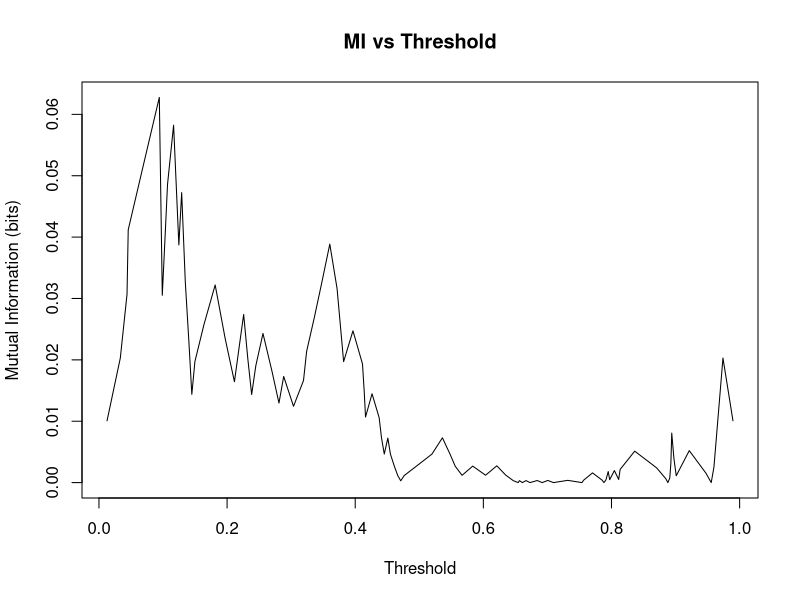

Reproduce this figure in R.
# ---- 1. Mutual Information for 2x2 table ----
table <- matrix(c(30, 10,
                  20, 40), nrow = 2, byrow = TRUE)

joint_prob <- table / sum(table)
px <- rowSums(joint_prob)
py <- colSums(joint_prob)

MI_2x2 <- 0
for (i in 1:2) {
  for (j in 1:2) {
    if (joint_prob[i, j] > 0) {
      MI_2x2 <- MI_2x2 + joint_prob[i, j] * log2(joint_prob[i, j] / (px[i] * py[j]))
    }
  }
}
cat("MI for 2x2 table (bits):", MI_2x2, "\n")

# ---- 2. MI across ROC thresholds ----
library(pROC)

set.seed(123)
score <- runif(100)
label <- rbinom(100, 1, 0.5)

roc_obj <- roc(label, score)

compute_MI <- function(threshold, score, label) {
  pred <- ifelse(score >= threshold, 1, 0)
  table <- table(pred, label)
  if (nrow(table) < 2 || ncol(table) < 2) return(NA)
  
  joint_prob <- table / sum(table)
  px <- rowSums(joint_prob)
  py <- colSums(joint_prob)
  
  MI <- 0
  for (i in 1:2) {
    for (j in 1:2) {
      if (joint_prob[i, j] > 0) {
        MI <- MI + joint_prob[i, j] * log2(joint_prob[i, j] / (px[i] * py[j]))
      }
    }
  }
  return(MI)
}

thresholds <- roc_obj$thresholds
MI_values <- sapply(thresholds, compute_MI, score = score, label = label)

plot(thresholds, MI_values, type = "l", xlab = "Threshold", ylab = "Mutual Information (bits)", main = "MI vs Threshold")

# ---- 3. Logistic regression MI ----
df <- data.frame(
  X = rnorm(100),
  Y = rbinom(100, 1, 0.5)
)

logit_model <- glm(Y ~ X, family = binomial, data = df)

LL_null <- logLik(glm(Y ~ 1, family = binomial, data = df))
LL_model <- logLik(logit_model)

MI_logit <- as.numeric(LL_model - LL_null) / log(2)
cat("Logistic regression MI (bits):", MI_logit, "\n")

# ---- 4. Cox regression MI ----
library(survival)

df_surv <- data.frame(
  time = rexp(100, rate = 0.1),
  status = rbinom(100, 1, 0.7),
  X = rnorm(100)
)

cox_model <- coxph(Surv(time, status) ~ X, data = df_surv)

LL_null_cox <- cox_model$loglik[1]
LL_model_cox <- cox_model$loglik[2]

MI_cox <- (LL_model_cox - LL_null_cox) / log(2)
cat("Cox regression MI (bits):", MI_cox, "\n")

